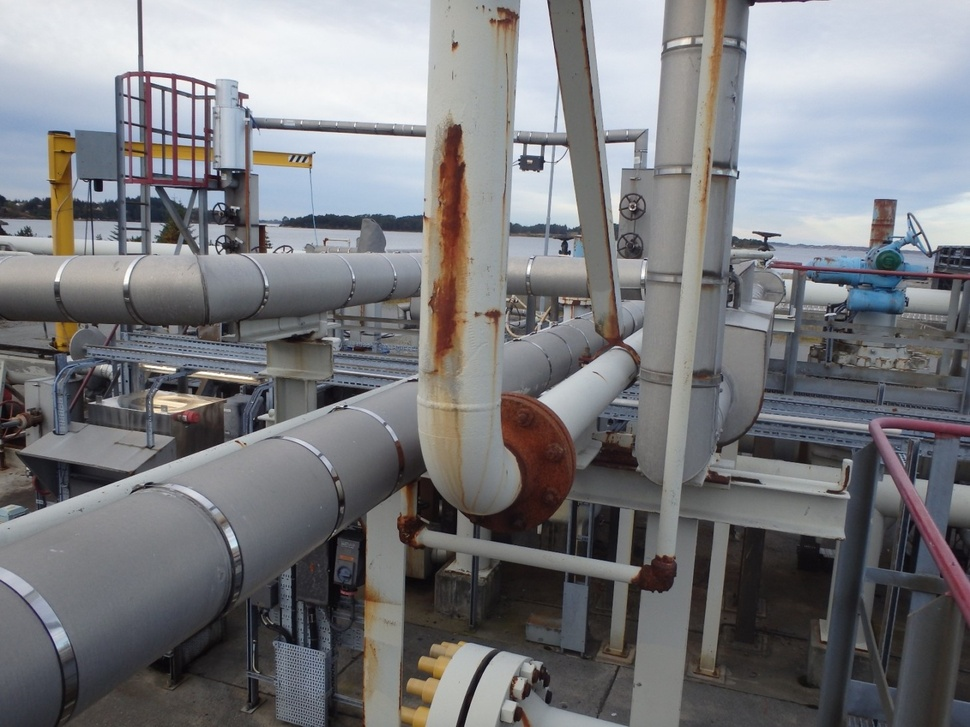
#> input picture images/bedefd75-cd5b-44ed-a29b-0e70ce8fe271.jpg, 970 x 727 px, shrunk from 1460 x 1095 before the run; its folder holds only this picture in this run
$ python rust_estimate.py --glob images/bedefd75-cd5b-44ed-a29b-0e70ce8fe271.jpg
#> lines starting #> are read from the running program, lines starting #| are printed output that depends on the picture; after the words box and inside, x2 and y2 are one past the last pixel; in counts of white or black regions, pixels touching at a corner belong together
#> in main, img is the input picture: shape (727, 970, 3); mean B, G, R 125.5, 122.2, 121.7
import cv2, glob, csv, argparse
import numpy as np

def parse_args():
    ap = argparse.ArgumentParser(
        description="Estimate rust coverage on metal surfaces from images using color-based detection.",
        epilog="""
EXAMPLES:
  # Basic usage: process all JPGs in images/ folder (percent only)
  python rust_estimate.py

  # With direct scale calibration
  python rust_estimate.py --cm-per-pixel 0.05

  # Using reference measurement (known real distance vs. measured pixels)
  python rust_estimate.py --ref-length-cm 10.0 --ref-length-px 200

SCALE CALIBRATION METHODS (in order of priority):
  1. --cm-per-pixel: Direct scale (cm per pixel). Use this if you know the scale.
  2. --ref-length-cm + --ref-length-px: Measure a known real distance (e.g., 10 cm)
     in the image and count the pixels. Then pass both values.
  3. Without scale: Run percent-only mode (default). Coverage % will be reported,
     but physical area (cm²) will not be calculated.

OUTPUT:
  - results.csv: Contains image names and coverage percentages (and cm² if scaled)
  - *_annot.jpg: Annotated images with detected rust contours highlighted in green

ALGORITHM:
  - Detects rust by analyzing orange/brown hues in HSV color space (H: 5-25°)
  - Identifies the metal panel using edge detection
  - Calculates coverage as: (rust_pixels / panel_pixels) × 100%
  - Applies morphological operations to reduce noise

NOTES:
  - Images with poor lighting or non-standard rust colors may need tuning
  - The detection is color-based, so it works best on painted steel surfaces
  - For pipes/poles, consider using rust_estimate_cv.py with --prefer-vertical flag
        """,
        formatter_class=argparse.RawDescriptionHelpFormatter
    )
    ap.add_argument(
        "--glob",
        default="images/*.jpg",
        help="Glob pattern for input images (default: images/*.jpg). Example: photos/*.jpg"
    )
    ap.add_argument(
        "--cm-per-pixel",
        type=float,
        default=None,
        help="Direct scale in cm/pixel. Use this if you know the exact scale of your images."
    )
    ap.add_argument(
        "--ref-length-cm",
        type=float,
        default=None,
        help="Physical length (cm) of a known reference in the image. Must be paired with --ref-length-px."
    )
    ap.add_argument(
        "--ref-length-px",
        type=float,
        default=None,
        help="Measured pixel distance for the reference length. Must be paired with --ref-length-cm."
    )
    return ap.parse_args()

def resolve_cm_per_pixel(args):
    if args.cm_per_pixel is not None:
        return args.cm_per_pixel
    if args.ref_length_cm and args.ref_length_px:
        return args.ref_length_cm / args.ref_length_px
    return None  # ingen fysisk skala ⇒ rapporter bare prosent

def rust_mask(img):
    hsv = cv2.cvtColor(img, cv2.COLOR_BGR2HSV)
#> hsv: shape (727, 970, 3); mean H, S, V 85.5, 31.2, 130.5
    lower = np.array([5, 50, 20], dtype=np.uint8)
    upper = np.array([25, 255, 255], dtype=np.uint8)
    mask = cv2.inRange(hsv, lower, upper)
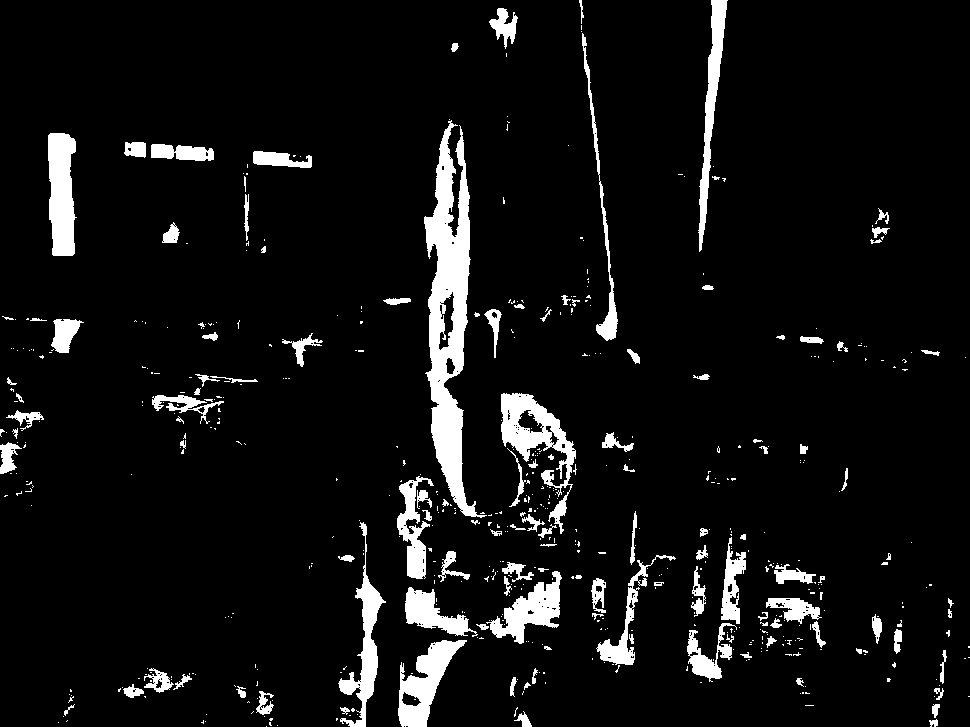
#> mask: shape (727, 970); 6.9% white; 568 white regions (444 under 20 px), largest, box (x1, y1, x2, y2) and area: (424, 120, 487, 518) 10100, (501, 393, 576, 534) 3300, (48, 133, 77, 256) 2845
    k = np.ones((5,5), np.uint8)
    mask = cv2.morphologyEx(mask, cv2.MORPH_OPEN, k, iterations=1)
#> mask: shape (727, 970); 5.3% white; 93 white regions, largest, box (x1, y1, x2, y2) and area: (424, 129, 476, 517) 9542, (48, 133, 76, 256) 2840, (398, 640, 464, 727) 2473
    mask = cv2.morphologyEx(mask, cv2.MORPH_CLOSE, k, iterations=1)
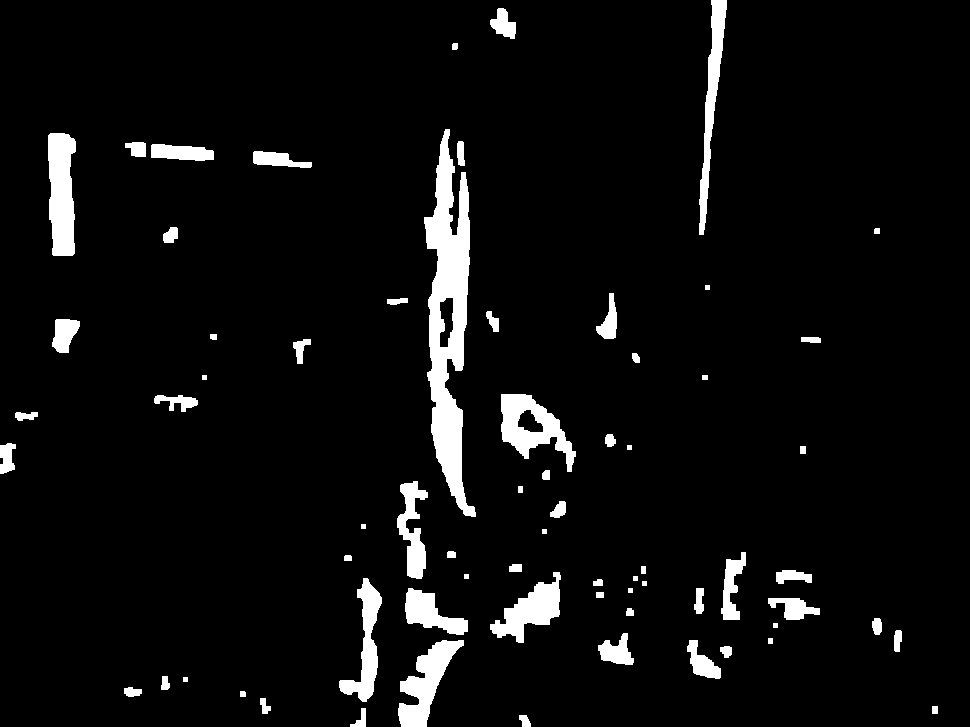
#> mask: shape (727, 970); 5.4% white; 69 white regions, largest, box (x1, y1, x2, y2) and area: (424, 129, 476, 517) 9660, (48, 133, 76, 256) 2841, (501, 394, 576, 472) 2620
    return mask

def panel_mask(img):
    gray = cv2.cvtColor(img, cv2.COLOR_BGR2GRAY)
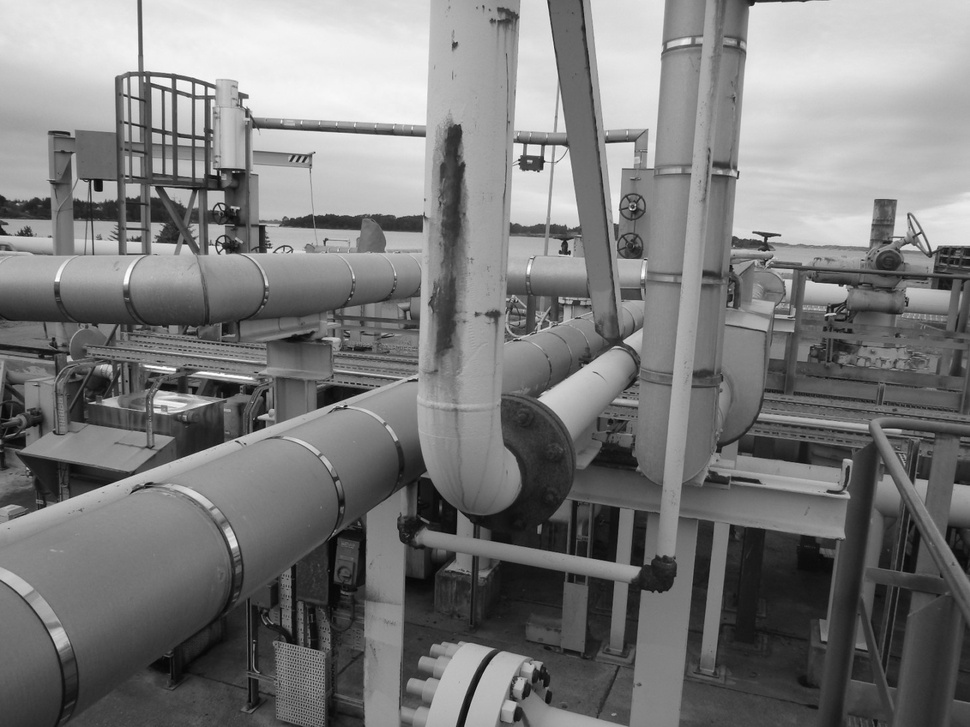
#> gray: shape (727, 970); min 1, max 255, mean 122.4
    edges = cv2.Canny(gray, 50, 150)
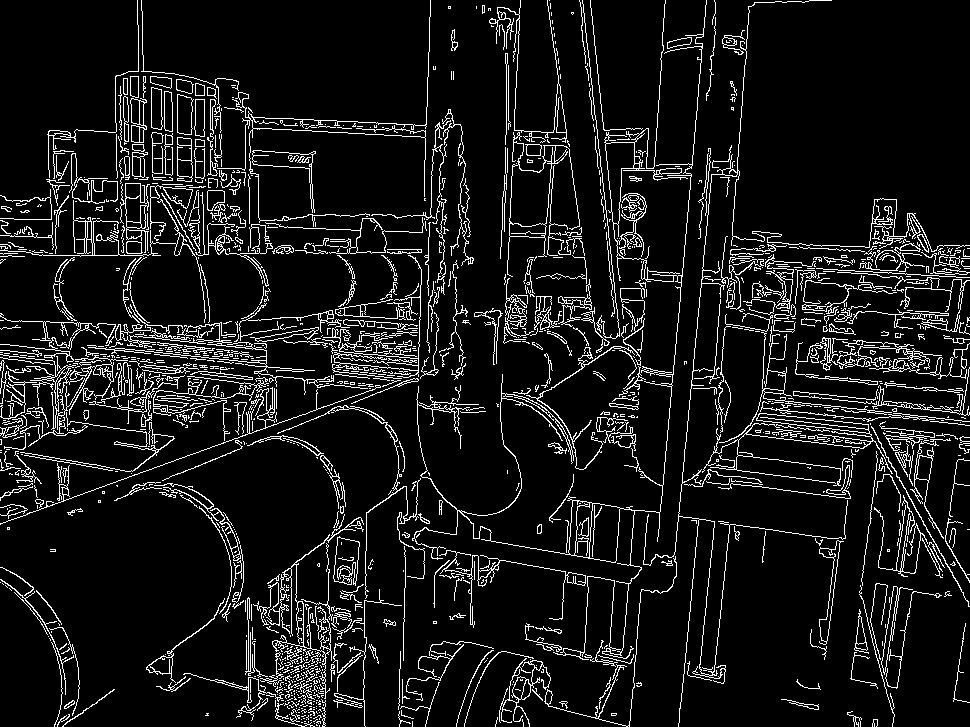
#> edges: shape (727, 970); 9.1% white in thin lines or dots
    cnts,_ = cv2.findContours(edges, cv2.RETR_EXTERNAL, cv2.CHAIN_APPROX_SIMPLE)
#> cnts = 1228 contours, 1053 with area under 20; largest, box (x1, y1, x2, y2) and area: (412, 0, 707, 660) 4870, (507, 132, 580, 277) 2824, (702, 413, 893, 486) 2673, (333, 536, 360, 586) 902, (120, 183, 150, 253) 901
    m = np.zeros(gray.shape, np.uint8)
    if cnts:
        big = max(cnts, key=cv2.contourArea)
#> big = contour of 2574 points, box (x1, y1, x2, y2) (412, 0, 707, 660), area 4870
        cv2.drawContours(m, [big], -1, 255, thickness=cv2.FILLED)
#> m: shape (727, 970); 1.2% white; 1 white region, box (x1, y1, x2, y2) and area: (412, 0, 707, 660) 8429
    else:
        m[:] = 255
    return m

def compute_metrics(img, cm_per_px=None):
    rust = rust_mask(img)
    panel = panel_mask(img)
    valid = cv2.bitwise_and(rust, panel)
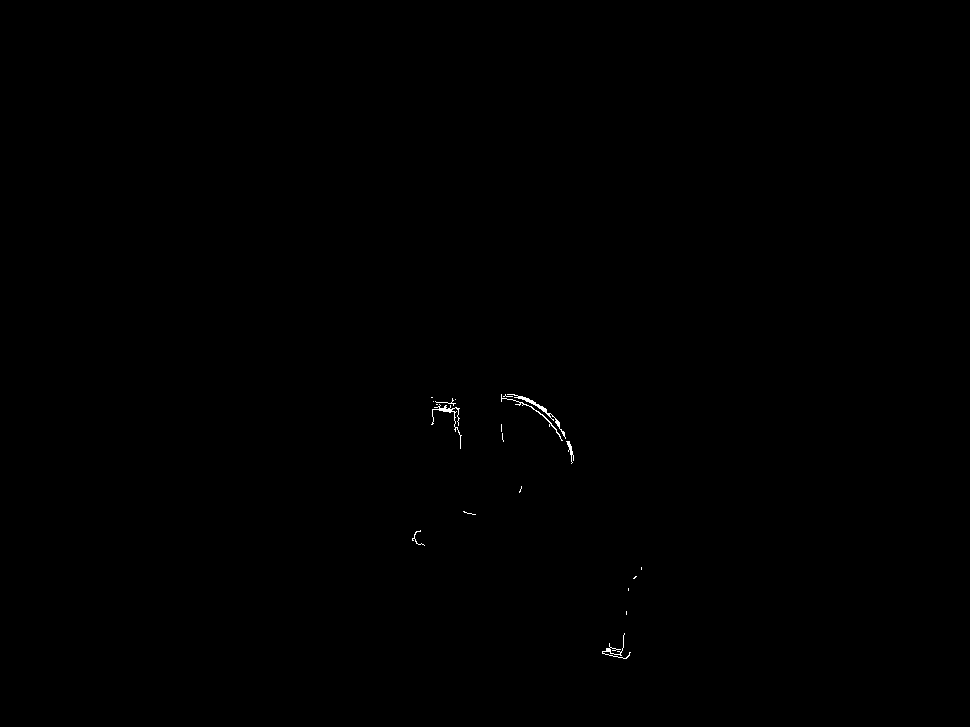
#> valid: shape (727, 970); 0.11% white in thin lines or dots, all inside (x1, y1, x2, y2) = (412, 394, 642, 659)
    rust_px  = int(cv2.countNonZero(valid))
#> rust_px = 791
    panel_px = int(cv2.countNonZero(panel))
#> panel_px = 8429
    coverage = 100.0 * rust_px / max(panel_px, 1)
#> coverage = 9.38
    rust_cm2 = None
    if cm_per_px is not None:
        rust_cm2 = (rust_px * (cm_per_px ** 2))
    return valid, coverage, rust_cm2

def main():
    args = parse_args()
    cm_per_px = resolve_cm_per_pixel(args)
    rows = []
    for fp in glob.glob(args.glob):
        img = cv2.imread(fp)
        if img is None:
            continue
        mask, cov, cm2 = compute_metrics(img, cm_per_px)
#> cov = 9.38
        ann = img.copy()
        contours,_ = cv2.findContours(mask, cv2.RETR_EXTERNAL, cv2.CHAIN_APPROX_SIMPLE)
#> contours = 20 contours, 15 with area under 20; largest, box (x1, y1, x2, y2) and area: (507, 394, 566, 439) 110, (431, 404, 462, 449) 52, (501, 394, 563, 441) 32, (566, 441, 574, 464) 28, (602, 633, 631, 659) 20
        cv2.drawContours(ann, contours, -1, (0,255,0), 2)
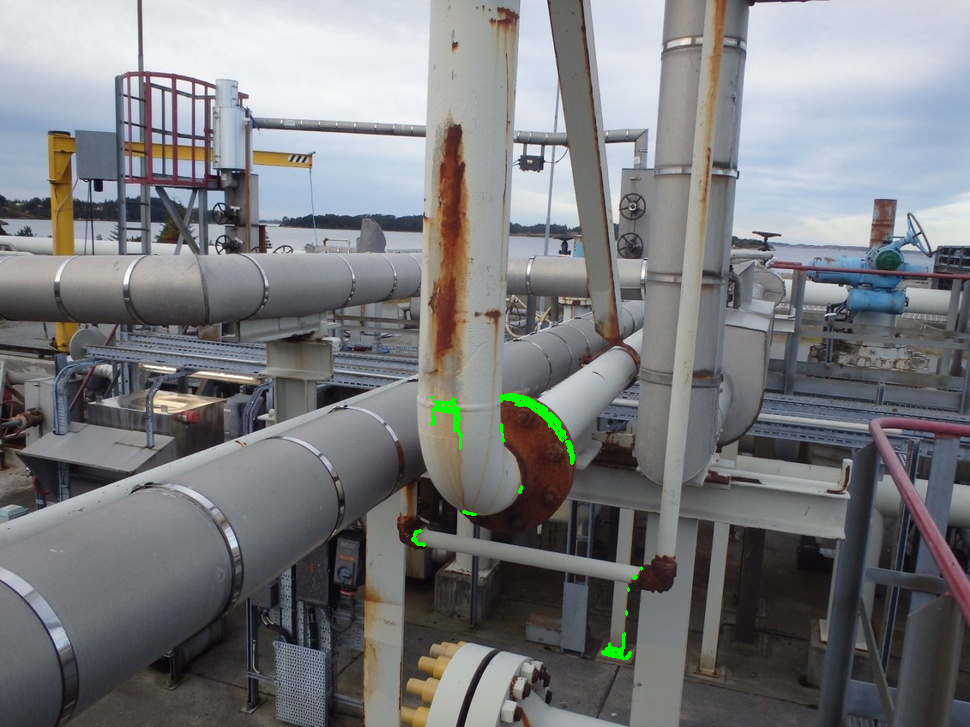
#> ann: shape (727, 970, 3); 0.3% of pixels changed, all inside (x1, y1, x2, y2) = (411, 393, 643, 660)
        outname = fp.rsplit(".",1)[0] + "_annot.jpg"
        cv2.imwrite(outname, ann)
        row = [fp.split("/")[-1], f"{cov:.2f}"]
#> row = ['bedefd75-cd5b-44ed-a29b-0e70ce8fe271.jpg', '9.38']
        if cm2 is not None:
            row.append(f"{cm2:.2f}")
        rows.append(row)

    # skriv CSV
    headers = ["image", "coverage_pct"] + (["rust_cm2"] if cm_per_px is not None else [])
    with open("results.csv","w", newline="") as f:
        w = csv.writer(f); w.writerow(headers); w.writerows(rows)

if __name__ == "__main__":
    main()
